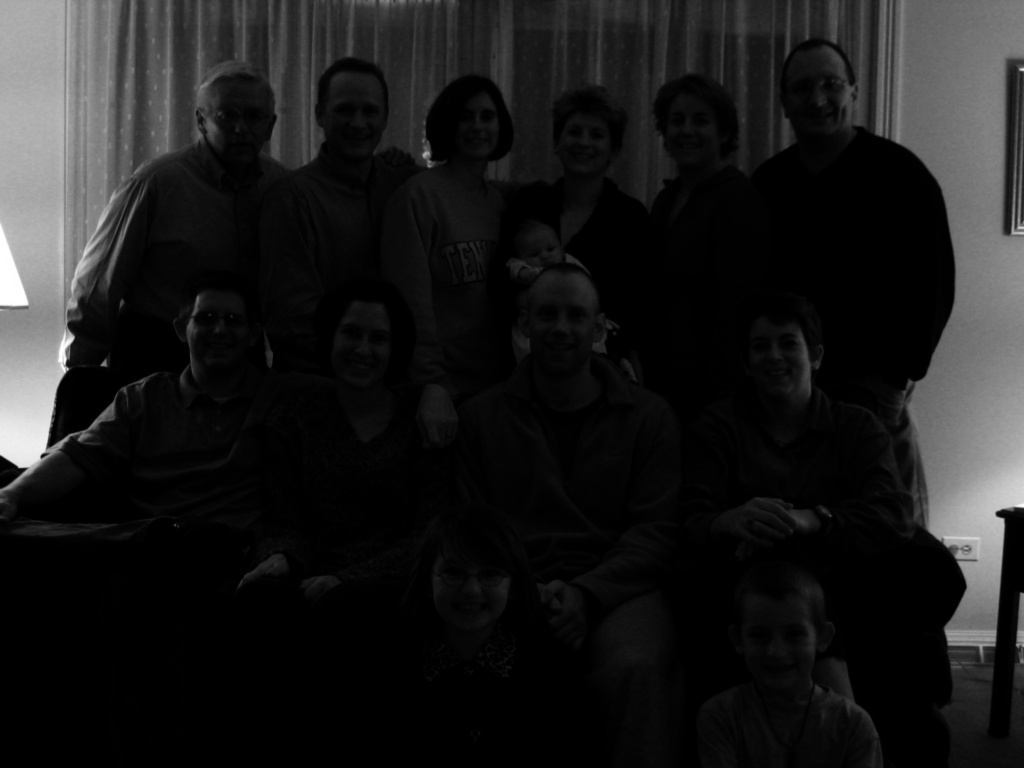
%> input picture image1.jpg, 1024 x 768 px
$ octave lecture5example1.m   (GNU Octave 9; MATLAB toolbox functions it lacks are replaced by stand-ins)
%> lines starting %> are read from the running program, lines starting %| are printed output that depends on the picture
clc;
clear all;
close all;

I = imread("image1.jpg");
%> I is the input picture: size 768x1024 uint8; min 0, max 255, mean 27.7

I = I * 4.5;
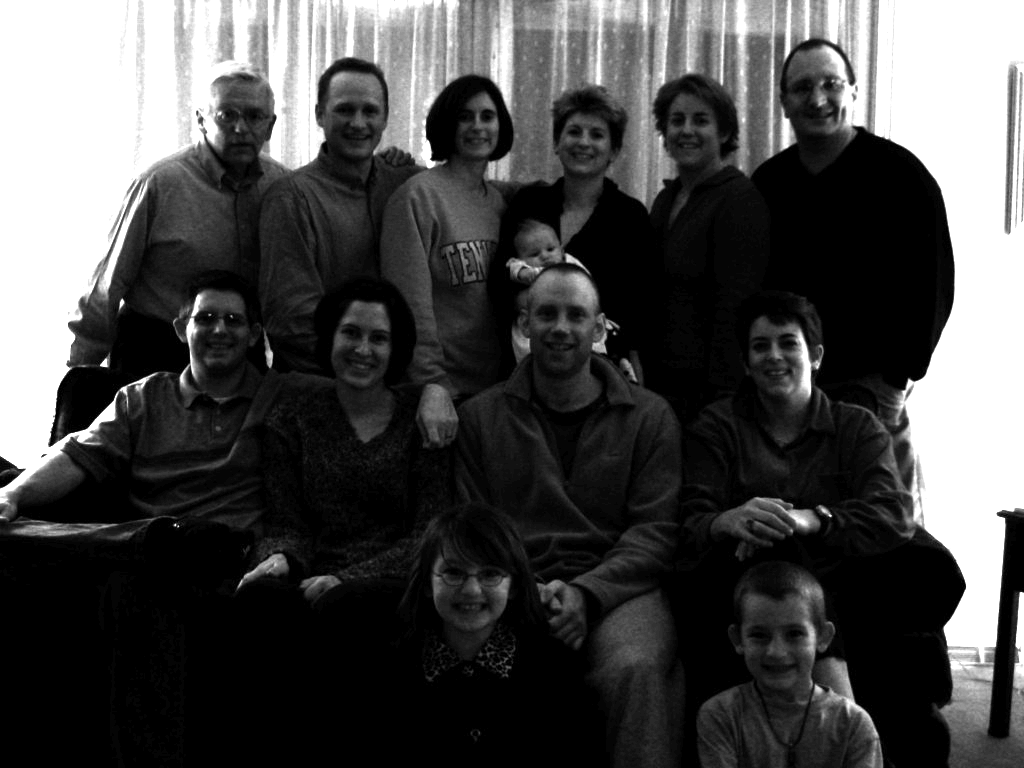
%> I: size 768x1024 uint8; min 0, max 255, mean 72.7

imshow(I)

figure
imhist(I)
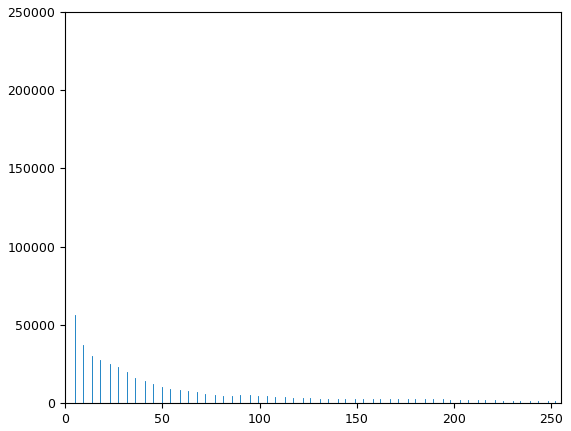
%> figure redrawn from the program's plot data; highest point at x = 0, y = 233386

$ run again, with image3.jpg copied over image1.jpg
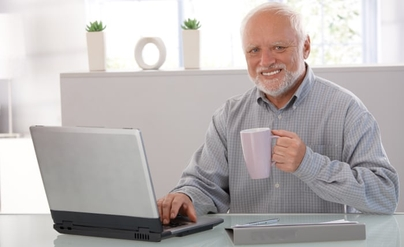
%> input picture image3.jpg, 404 x 247 px
%> I is the input picture: size 247x404x3 uint8; mean R, G, B 186.3, 180.7, 180.2
%> `I = I * 4.5;`:
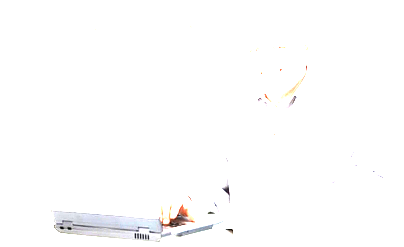
%> I: size 247x404x3 uint8; mean R, G, B 253.3, 253.1, 253.2
%> `imhist(I)`:
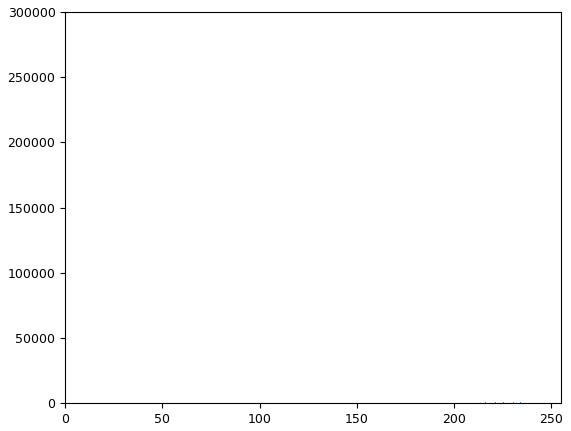
%> figure redrawn from the program's plot data; highest point at x = 255, y = 290036

$ run again, with image2.png saved as image1.jpg
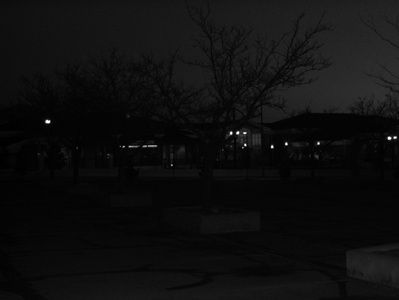
%> input picture image2.png, 399 x 300 px
%> I is the input picture: size 300x399x3 uint8; min 0, max 255, mean 14.8
%> `I = I * 4.5;`:
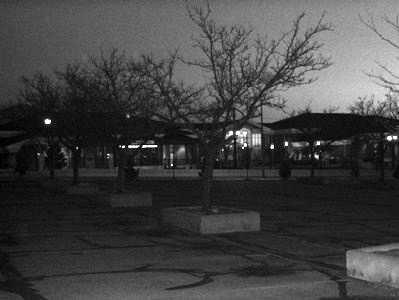
%> I: size 300x399x3 uint8; min 0, max 255, mean 66.4
%> `imhist(I)`:
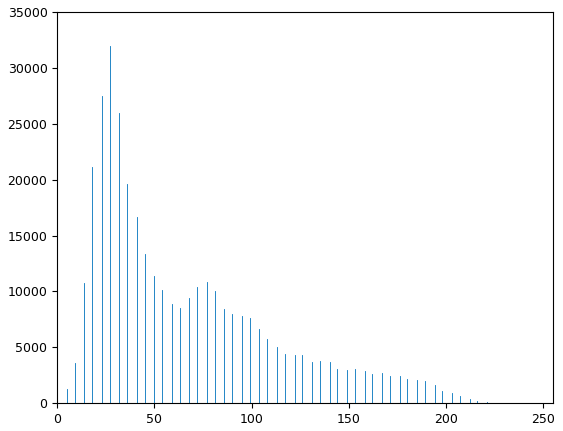
%> figure redrawn from the program's plot data; highest point at x = 27, y = 31938
